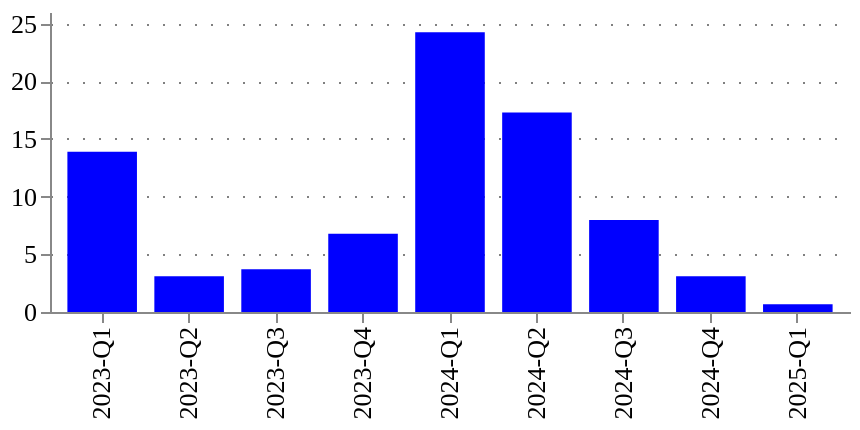

The cell this chart's notebook holds for it:
### Code cell
categories = ['Low-carbon heating']
chart_df = (
    gtr_ts_quarterly_df
    .query("theme in @categories")
)

fig = charts.ts_bar(
    ts = chart_df,
    variable="amount",
    variable_title="",
    time_column="quarter",
)
charts.configure_plots(fig)

### Figure 1 — Vega-Lite specification as saved in the notebook (floating-point values rounded to 4 significant figures)
{"config": {"title": {"font": "Averta", "anchor": "start"}, "subtitle": {"font": "Averta"}, "axis": {"labelFont": "Averta", "titleFont": "Averta", "gridColor": "grey", "gridDash": [1, 7], "labelFontSize": 13, "titleFontSize": 13}, "header": {"labelFont": "Averta", "titleFont": "Averta"}, "legend": {"labelFont": "Averta", "titleFont": "Averta", "labelFontSize": 13, "titleFontSize": 13}, "range": {"category": ["#0000FF", "#FDB633", "#18A48C", "#9A1BBE", "#EB003B", "#FF6E47", "#646363", "#0F294A", "#97D9E3", "#A59BEE", "#F6A4B7", "#D2C9C0", "#FFFFFF", "#000000"], "ordinal": {"scheme": ["#0000FF", "#FDB633", "#18A48C", "#9A1BBE", "#EB003B", "#FF6E47", "#646363", "#0F294A", "#97D9E3", "#A59BEE", "#F6A4B7", "#D2C9C0", "#FFFFFF", "#000000"]}}, "view": {"strokeWidth": 0}}, "data": {"name": "data-c4f2fb4e240bbcd335a5a1d0a4ef489a"}, "mark": {"type": "bar", "fillOpacity": 1, "filled": true, "strokeOpacity": 1, "strokeWidth": 1.5}, "encoding": {"color": {"field": "_category", "legend": null, "type": "nominal"}, "tooltip": [{"field": "_category", "title": "", "type": "nominal"}, {"field": "quarter", "title": "", "type": "ordinal"}, {"field": "amount", "format": ",.3f", "title": "", "type": "quantitative"}], "x": {"field": "quarter", "title": "", "type": "ordinal"}, "xOffset": {"field": "_category", "type": "nominal"}, "y": {"field": "amount", "title": "", "type": "quantitative"}}, "height": 150, "title": {"anchor": "start", "text": "", "fontSize": 16, "subtitle": "", "subtitleFont": "Averta", "subtitleFontSize": 13}, "width": 400, "$schema": "https://vega.github.io/schema/vega-lite/v5.20.1.json", "datasets": {"data-c4f2fb4e240bbcd335a5a1d0a4ef489a": [{"time_period": "2023-01-01", "year": 2023, "n_projects": 20, "amount": 13.88, "amount_median": 262300.0, "quarter": "2023-Q1", "theme": "Low-carbon heating", "_category": "category"}, {"time_period": "2023-04-01", "year": 2023, "n_projects": 19, "amount": 3.1, "amount_median": 72070.0, "quarter": "2023-Q2", "theme": "Low-carbon heating", "_category": "category"}, {"time_period": "2023-07-01", "year": 2023, "n_projects": 15, "amount": 3.706, "amount_median": 204000.0, "quarter": "2023-Q3", "theme": "Low-carbon heating", "_category": "category"}, {"time_period": "2023-10-01", "year": 2023, "n_projects": 21, "amount": 6.777, "amount_median": 0.0, "quarter": "2023-Q4", "theme": "Low-carbon heating", "_category": "category"}, {"time_period": "2024-01-01", "year": 2024, "n_projects": 25, "amount": 24.24, "amount_median": 260700.0, "quarter": "2024-Q1", "theme": "Low-carbon heating", "_category": "category"}, {"time_period": "2024-04-01", "year": 2024, "n_projects": 24, "amount": 17.3, "amount_median": 210000.0, "quarter": "2024-Q2", "theme": "Low-carbon heating", "_category": "category"}, {"time_period": "2024-07-01", "year": 2024, "n_projects": 8, "amount": 7.978, "amount_median": 326000.0, "quarter": "2024-Q3", "theme": "Low-carbon heating", "_category": "category"}, {"time_period": "2024-10-01", "year": 2024, "n_projects": 15, "amount": 3.101, "amount_median": 206100.0, "quarter": "2024-Q4", "theme": "Low-carbon heating", "_category": "category"}, {"time_period": "2025-01-01", "year": 2025, "n_projects": 4, "amount": 0.6643, "amount_median": 49910.0, "quarter": "2025-Q1", "theme": "Low-carbon heating", "_category": "category"}]}}
